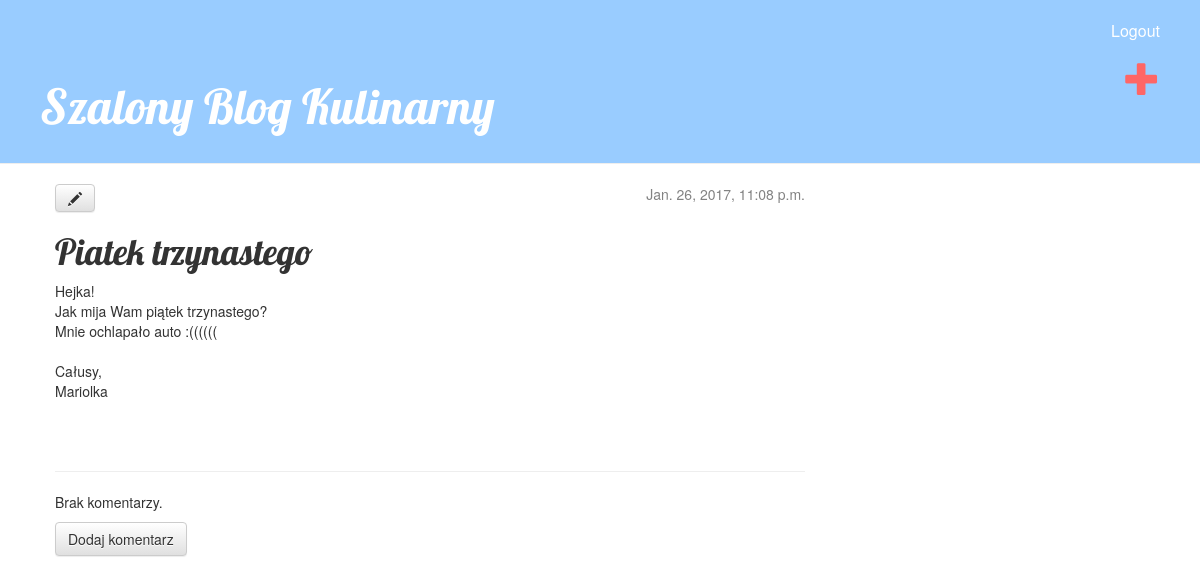
Page /post/2/ (signed in) on the committed database.
### blog/models.py (models this page shows, shortened)
class Post(models.Model):
    author = models.ForeignKey('auth.User')
    title = models.CharField(max_length=200)
    text = models.TextField()
    created_date = models.DateTimeField(
            default=timezone.now)
    published_date = models.DateTimeField(
            blank=True, null=True)
    image = models.FileField(null=True, blank=True)

### blog/views.py (the view)
# urls.py: url(r'^post/(?P<pk>[0-9]+)/$', views.post_detail, name='post_detail'),
@login_required
def post_detail(request, pk):
    if request.user.is_authenticated:
        post = get_object_or_404(Post, pk=pk)
        return render(request, 'blog/post_detail.html', {'post': post})
    else:
        return redirect('post_detail')

### blog/templates/blog/post_detail.html (shortened to what this page needs)
{% extends 'blog/base.html' %}
{% block content %}
    <div class="post">
        {% if post.published_date %}
            <div class="date">
                {{ post.published_date }}
            </div>
        {% endif %}
        {% if request.user.groups.all.0.name == 'Redaktorzy' or request.user.username == 'admin' %}
        <a class="btn btn-default" href="{% url 'post_edit' pk=post.pk %}"><span class="glyphicon glyphicon-pencil"></span></a>
        {% endif %}
        <h1>{{ post.title }}</h1>
        <p>{{ post.text|linebreaksbr }}</p>
    </div>
<hr>
{% for comment in post.comments.all %}
    {% if user.is_authenticated or comment.approved_comment %}
    {% if request.user.groups.all.0.name == 'Redaktorzy' or request.user.username == 'admin' %}
    <div class="comment">
        <div class="date">
            {{ comment.created_date }}
            {% if not comment.approved_comment %}
                <a class="btn btn-default" href="{% url 'comment_remove' pk=comment.pk %}"><span class="glyphicon glyphicon-remove"></span></a>
                <a class="btn btn-default" href="{% url 'comment_approve' pk=comment.pk %}"><span class="glyphicon glyphicon-ok"></span></a>
            {% endif %}
        </div>
        <strong>{{ comment.author }}</strong>
        <p>{{ comment.text|linebreaks }}</p>
    </div>
    {% elif not comment.approved_comment %}
    {% else %}
        <div class="comment">
        <div class="date">
            {{ comment.created_date }}
            {% if not comment.approved_comment %}
                <a class="btn btn-default" href="{% url 'comment_remove' pk=comment.pk %}"><span class="glyphicon glyphicon-remove"></span></a>
                <a class="btn btn-default" href="{% url 'comment_approve' pk=comment.pk %}"><span class="glyphicon glyphicon-ok"></span></a>
            {% endif %}
        </div>
        <strong>{{ comment.author }}</strong>
        <p>{{ comment.text|linebreaks }}</p>
        </div>
    {% endif %}
    {% endif %}
{% empty %}
    <p>Brak komentarzy.</p>
{% endfor %}
<a class="btn btn-default" href="{% url 'add_comment_to_post' pk=post.pk %}">Dodaj komentarz</a>
{% endblock %}

### static/css/blog.css (style rules this page uses)
h1, h2, h3, h4 { font-family: 'Lobster', cursive; }
.date { float: right; color: #828282; }
.post { margin-bottom: 70px; }

### rows in the picture
Post: published_date "Jan. 26, 2017, 11:08 p.m.", title "Piatek trzynastego", text "Hejka! Jak mija Wam piątek trzynastego? Mnie ochlapało auto :(((((( Całusy, Mariolka"
